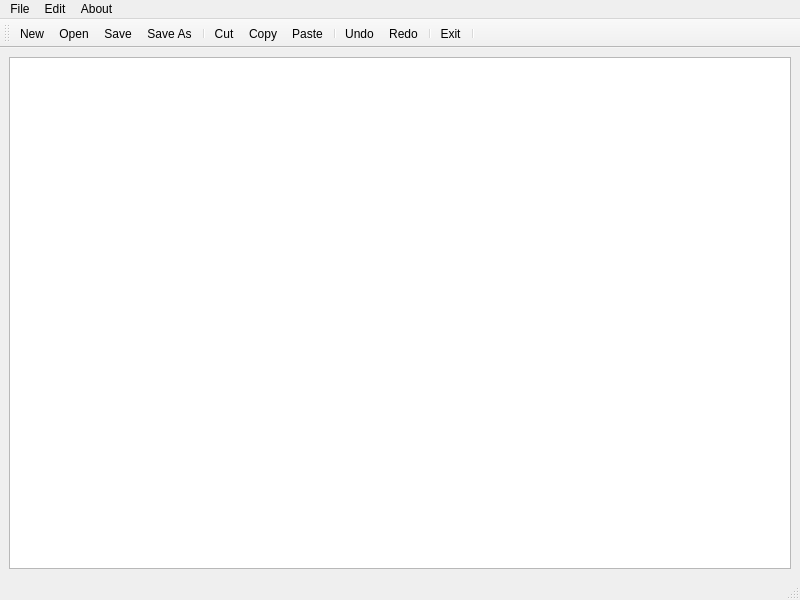
<?xml version="1.0" encoding="UTF-8"?>
<ui version="4.0">
 <class>MainWindow</class>
 <widget class="QMainWindow" name="MainWindow">
  <property name="geometry">
   <rect>
    <x>0</x>
    <y>0</y>
    <width>800</width>
    <height>600</height>
   </rect>
  </property>
  <property name="windowTitle">
   <string>MainWindow</string>
  </property>
  <widget class="QWidget" name="centralwidget">
   <layout class="QHBoxLayout" name="horizontalLayout">
    <item>
     <widget class="QTextEdit" name="textEdit"/>
    </item>
   </layout>
  </widget>
  <widget class="QMenuBar" name="menubar">
   <property name="geometry">
    <rect>
     <x>0</x>
     <y>0</y>
     <width>800</width>
     <height>21</height>
    </rect>
   </property>
   <widget class="QMenu" name="menuFile">
    <property name="title">
     <string>File</string>
    </property>
    <addaction name="actionNew"/>
    <addaction name="actionOpen"/>
    <addaction name="separator"/>
    <addaction name="actionSave"/>
    <addaction name="actionSave_As"/>
    <addaction name="separator"/>
    <addaction name="actionExit"/>
   </widget>
   <widget class="QMenu" name="menuEdit">
    <property name="title">
     <string>Edit</string>
    </property>
    <addaction name="actionCut"/>
    <addaction name="actionCopy"/>
    <addaction name="actionPaste"/>
    <addaction name="separator"/>
    <addaction name="actionRedo"/>
    <addaction name="actionUndo"/>
   </widget>
   <widget class="QMenu" name="menuAbout">
    <property name="title">
     <string>About</string>
    </property>
    <addaction name="actionAbout"/>
   </widget>
   <addaction name="menuFile"/>
   <addaction name="menuEdit"/>
   <addaction name="menuAbout"/>
  </widget>
  <widget class="QStatusBar" name="statusbar"/>
  <widget class="QToolBar" name="toolBar">
   <property name="windowTitle">
    <string>toolBar</string>
   </property>
   <attribute name="toolBarArea">
    <enum>TopToolBarArea</enum>
   </attribute>
   <attribute name="toolBarBreak">
    <bool>false</bool>
   </attribute>
   <addaction name="actionNew"/>
   <addaction name="actionOpen"/>
   <addaction name="actionSave"/>
   <addaction name="actionSave_As"/>
   <addaction name="separator"/>
   <addaction name="actionCut"/>
   <addaction name="actionCopy"/>
   <addaction name="actionPaste"/>
   <addaction name="separator"/>
   <addaction name="actionUndo"/>
   <addaction name="actionRedo"/>
   <addaction name="separator"/>
   <addaction name="actionExit"/>
   <addaction name="separator"/>
  </widget>
  <action name="actionNew">
   <property name="icon">
    <iconset resource="Res.qrc">
     <normaloff>:/Res/new-document.png</normaloff>:/Res/new-document.png</iconset>
   </property>
   <property name="text">
    <string>New</string>
   </property>
  </action>
  <action name="actionOpen">
   <property name="icon">
    <iconset resource="Res.qrc">
     <normaloff>:/Res/folder.png</normaloff>:/Res/folder.png</iconset>
   </property>
   <property name="text">
    <string>Open</string>
   </property>
  </action>
  <action name="actionSave_As">
   <property name="icon">
    <iconset resource="Res.qrc">
     <normaloff>:/Res/save-file.png</normaloff>:/Res/save-file.png</iconset>
   </property>
   <property name="text">
    <string>Save As</string>
   </property>
  </action>
  <action name="actionCut">
   <property name="icon">
    <iconset resource="Res.qrc">
     <normaloff>:/Res/scissors.png</normaloff>:/Res/scissors.png</iconset>
   </property>
   <property name="text">
    <string>Cut</string>
   </property>
  </action>
  <action name="actionCopy">
   <property name="icon">
    <iconset resource="Res.qrc">
     <normaloff>:/Res/copy.png</normaloff>:/Res/copy.png</iconset>
   </property>
   <property name="text">
    <string>Copy</string>
   </property>
  </action>
  <action name="actionPaste">
   <property name="icon">
    <iconset resource="Res.qrc">
     <normaloff>:/Res/paste.png</normaloff>:/Res/paste.png</iconset>
   </property>
   <property name="text">
    <string>Paste</string>
   </property>
  </action>
  <action name="actionRedo">
   <property name="icon">
    <iconset resource="Res.qrc">
     <normaloff>:/Res/redo.png</normaloff>:/Res/redo.png</iconset>
   </property>
   <property name="text">
    <string>Redo</string>
   </property>
  </action>
  <action name="actionUndo">
   <property name="icon">
    <iconset resource="Res.qrc">
     <normaloff>:/Res/back-arrow.png</normaloff>:/Res/back-arrow.png</iconset>
   </property>
   <property name="text">
    <string>Undo</string>
   </property>
  </action>
  <action name="actionSave">
   <property name="icon">
    <iconset resource="Res.qrc">
     <normaloff>:/Res/floppy-disk.png</normaloff>:/Res/floppy-disk.png</iconset>
   </property>
   <property name="text">
    <string>Save</string>
   </property>
  </action>
  <action name="actionExit">
   <property name="icon">
    <iconset resource="Res.qrc">
     <normaloff>:/Res/exit.png</normaloff>:/Res/exit.png</iconset>
   </property>
   <property name="text">
    <string>Exit</string>
   </property>
  </action>
  <action name="actionAbout">
   <property name="text">
    <string>About</string>
   </property>
  </action>
 </widget>
 <resources>
  <include location="Res.qrc"/>
 </resources>
 <connections/>
</ui>
